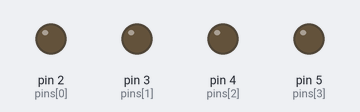
A sketch run on a simulated Arduino Uno, built with avr-gcc and run on an emulated ATmega328P. Parts: output pins drawn as LEDs (lit = HIGH).

Above: at 0.5 s.
At 2.5 s:
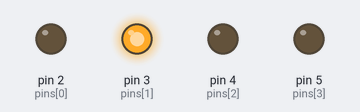
At 4.5 s:
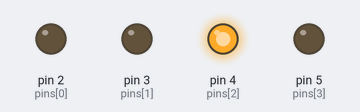
At 9.5 s:
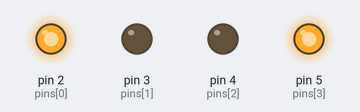
At 14.5 s:
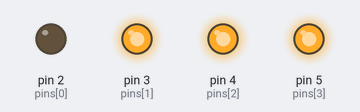
At 19.5 s:
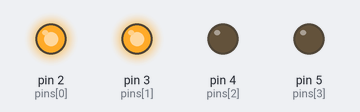
Timing chart, 0 to 20.8 s (numbered marks = the images above):
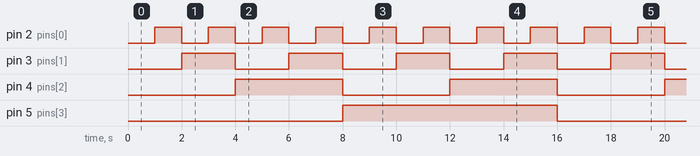

The sketch:

binary_counter.ino
```cpp
/**
 *  Author: Ryan Frazier
 *  Date: Feb 3, 2018
 *
 *  This is free and unencumbered software released into the public domain.
 *
**/
const int N_PINS = 4;
int pins[] = {2,3,4,5};
int mask = 0;

void setup() {
  for(int i=0; i < N_PINS; i++) {
    pinMode(pins[i], OUTPUT);
  }
}

void loop() {
  for(int i = 0; i < N_PINS; i++) {
    digitalWrite(pins[i], (mask >> i) & 1);
  }
  delay(1000);
  mask++;
  if (mask > 15) mask = 0;
}
```

Measured:
- by itself, pin 2 (pins[0]): alternates HIGH for 1.0 s and LOW for 1.0 s
- by itself, pin 3 (pins[1]): alternates HIGH for 2.0 s and LOW for 2.0 s
- by itself, pin 4 (pins[2]): alternates HIGH for 4.0 s and LOW for 4.0 s
- by itself, pin 5 (pins[3]): alternates HIGH for 8.0 s and LOW for 8.0 s
